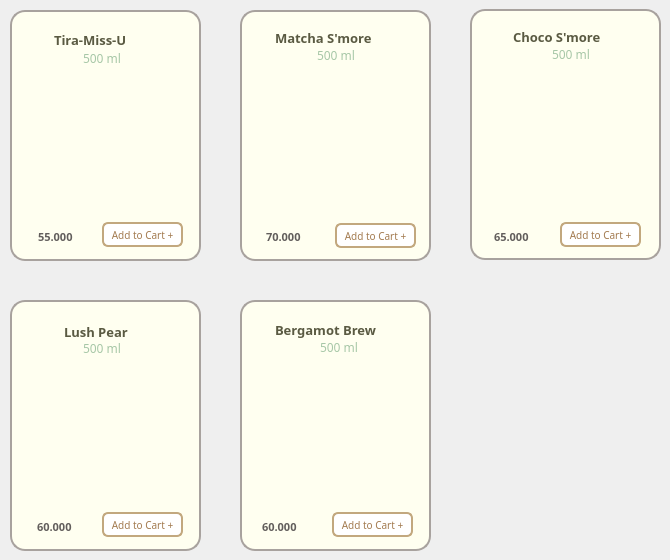
      <widget class="QWidget" name="page_Drinks">
       <widget class="QFrame" name="frame_drink_pear">
        <property name="geometry">
         <rect>
          <x>10</x>
          <y>300</y>
          <width>191</width>
          <height>251</height>
         </rect>
        </property>
        <property name="font">
         <font>
          <family>Mongolian Baiti</family>
         </font>
        </property>
        <property name="styleSheet">
         <string notr="true">background-color:#FFFFF0;
border-radius: 15px; 
border: 2px solid #A8A29E ;</string>
        </property>
        <property name="frameShape">
         <enum>QFrame::StyledPanel</enum>
        </property>
        <property name="frameShadow">
         <enum>QFrame::Raised</enum>
        </property>
        <widget class="QLabel" name="label_drink_pear">
         <property name="geometry">
          <rect>
           <x>-13</x>
           <y>-18</y>
           <width>211</width>
           <height>291</height>
          </rect>
         </property>
         <property name="sizePolicy">
          <sizepolicy hsizetype="Fixed" vsizetype="Fixed">
           <horstretch>25</horstretch>
           <verstretch>25</verstretch>
          </sizepolicy>
         </property>
         <property name="minimumSize">
          <size>
           <width>25</width>
           <height>25</height>
          </size>
         </property>
         <property name="maximumSize">
          <size>
           <width>16777215</width>
           <height>16777215</height>
          </size>
         </property>
         <property name="sizeIncrement">
          <size>
           <width>3</width>
           <height>0</height>
          </size>
         </property>
         <property name="font">
          <font>
           <family>Mongolian Baiti</family>
          </font>
         </property>
         <property name="styleSheet">
          <string notr="true">border:0px;
border-radius:0px;
background-color: transparent</string>
         </property>
         <property name="frameShape">
          <enum>QFrame::WinPanel</enum>
         </property>
         <property name="text">
          <string/>
         </property>
         <property name="pixmap">
          <pixmap>../images/image-removebg-preview (53).png</pixmap>
         </property>
         <property name="scaledContents">
          <bool>true</bool>
         </property>
        </widget>
        <widget class="QLabel" name="label_pear">
         <property name="geometry">
          <rect>
           <x>54</x>
           <y>22</y>
           <width>91</width>
           <height>20</height>
          </rect>
         </property>
         <property name="sizePolicy">
          <sizepolicy hsizetype="Fixed" vsizetype="Fixed">
           <horstretch>0</horstretch>
           <verstretch>0</verstretch>
          </sizepolicy>
         </property>
         <property name="font">
          <font>
           <family>Mongolian Baiti</family>
           <pointsize>10</pointsize>
           <weight>75</weight>
           <bold>true</bold>
          </font>
         </property>
         <property name="styleSheet">
          <string notr="true">border-radius: 0px;
border:0px solid;
color:#5A5A42</string>
         </property>
         <property name="text">
          <string>Lush Pear</string>
         </property>
        </widget>
        <widget class="QLabel" name="label_pear_size">
         <property name="geometry">
          <rect>
           <x>73</x>
           <y>40</y>
           <width>51</width>
           <height>16</height>
          </rect>
         </property>
         <property name="font">
          <font>
           <family>Mongolian Baiti</family>
           <pointsize>9</pointsize>
          </font>
         </property>
         <property name="styleSheet">
          <string notr="true">color: #A7C7A7;
border:0px</string>
         </property>
         <property name="text">
          <string>500 ml</string>
         </property>
        </widget>
        <widget class="QLabel" name="label_pear_price">
         <property name="geometry">
          <rect>
           <x>27</x>
           <y>219</y>
           <width>81</width>
           <height>16</height>
          </rect>
         </property>
         <property name="font">
          <font>
           <family>Mongolian Baiti</family>
           <pointsize>8</pointsize>
           <weight>75</weight>
           <bold>true</bold>
          </font>
         </property>
         <property name="styleSheet">
          <string notr="true">border:0px;
color: rgb(98, 94, 92);
</string>
         </property>
         <property name="text">
          <string>60.000</string>
         </property>
        </widget>
        <widget class="QPushButton" name="pushButton_add_pear">
         <property name="geometry">
          <rect>
           <x>92</x>
           <y>212</y>
           <width>81</width>
           <height>25</height>
          </rect>
         </property>
         <property name="maximumSize">
          <size>
           <width>16777207</width>
           <height>16777215</height>
          </size>
         </property>
         <property name="font">
          <font>
           <family>Mongolian Baiti</family>
           <pointsize>-1</pointsize>
          </font>
         </property>
         <property name="styleSheet">
          <string notr="true">QPushButton {
    background-color: white;
    color: #A37B50;
    border: 2px solid #C2A87E;
    border-radius: 6px;
    padding: 4px 5px;
    font-size: 10px;
}

QPushButton:hover {
    background-color: #F7F3EF;
}

QPushButton:pressed {
    background-color: #E6D5C3;
}
</string>
         </property>
         <property name="text">
          <string>Add to Cart +</string>
         </property>
        </widget>
       </widget>
       <widget class="QFrame" name="frame_drink_tira">
        <property name="geometry">
         <rect>
          <x>10</x>
          <y>10</y>
          <width>191</width>
          <height>251</height>
         </rect>
        </property>
        <property name="font">
         <font>
          <family>Mongolian Baiti</family>
         </font>
        </property>
        <property name="styleSheet">
         <string notr="true">background-color:#FFFFF0;
border-radius: 15px; 
border: 2px solid #A8A29E ;</string>
        </property>
        <property name="frameShape">
         <enum>QFrame::StyledPanel</enum>
        </property>
        <property name="frameShadow">
         <enum>QFrame::Raised</enum>
        </property>
        <widget class="QLabel" name="label_drink_tira">
         <property name="geometry">
          <rect>
           <x>0</x>
           <y>43</y>
           <width>181</width>
           <height>181</height>
          </rect>
         </property>
         <property name="sizePolicy">
          <sizepolicy hsizetype="Fixed" vsizetype="Fixed">
           <horstretch>25</horstretch>
           <verstretch>25</verstretch>
          </sizepolicy>
         </property>
         <property name="minimumSize">
          <size>
           <width>25</width>
           <height>25</height>
          </size>
         </property>
         <property name="maximumSize">
          <size>
           <width>16777215</width>
           <height>16777215</height>
          </size>
         </property>
         <property name="sizeIncrement">
          <size>
           <width>3</width>
           <height>0</height>
          </size>
         </property>
         <property name="font">
          <font>
           <family>Mongolian Baiti</family>
          </font>
         </property>
         <property name="styleSheet">
          <string notr="true">border:0px;
border-radius:0px;
background-color: transparent</string>
         </property>
         <property name="frameShape">
          <enum>QFrame::WinPanel</enum>
         </property>
         <property name="text">
          <string/>
         </property>
         <property name="pixmap">
          <pixmap>../images/image-removebg-preview (50).png</pixmap>
         </property>
         <property name="scaledContents">
          <bool>true</bool>
         </property>
        </widget>
        <widget class="QLabel" name="label_tira">
         <property name="geometry">
          <rect>
           <x>44</x>
           <y>20</y>
           <width>101</width>
           <height>20</height>
          </rect>
         </property>
         <property name="sizePolicy">
          <sizepolicy hsizetype="Fixed" vsizetype="Fixed">
           <horstretch>0</horstretch>
           <verstretch>0</verstretch>
          </sizepolicy>
         </property>
         <property name="font">
          <font>
           <family>Mongolian Baiti</family>
           <pointsize>10</pointsize>
           <weight>75</weight>
           <bold>true</bold>
          </font>
         </property>
         <property name="styleSheet">
          <string notr="true">border-radius: 0px;
border:0px solid;
color:#5A5A42</string>
         </property>
         <property name="text">
          <string>Tira-Miss-U</string>
         </property>
        </widget>
        <widget class="QLabel" name="label_tira_size">
         <property name="geometry">
          <rect>
           <x>73</x>
           <y>40</y>
           <width>51</width>
           <height>16</height>
          </rect>
         </property>
         <property name="font">
          <font>
           <family>Mongolian Baiti</family>
           <pointsize>9</pointsize>
          </font>
         </property>
         <property name="styleSheet">
          <string notr="true">color: #A7C7A7;
border:0px</string>
         </property>
         <property name="text">
          <string>500 ml</string>
         </property>
        </widget>
        <widget class="QLabel" name="label_tira_price">
         <property name="geometry">
          <rect>
           <x>28</x>
           <y>219</y>
           <width>81</width>
           <height>16</height>
          </rect>
         </property>
         <property name="font">
          <font>
           <family>Mongolian Baiti</family>
           <pointsize>8</pointsize>
           <weight>75</weight>
           <bold>true</bold>
          </font>
         </property>
         <property name="styleSheet">
          <string notr="true">border:0px;
color: rgb(98, 94, 92);
</string>
         </property>
         <property name="text">
          <string>55.000</string>
         </property>
        </widget>
        <widget class="QPushButton" name="pushButton_add_tira">
         <property name="geometry">
          <rect>
           <x>92</x>
           <y>212</y>
           <width>81</width>
           <height>25</height>
          </rect>
         </property>
         <property name="maximumSize">
          <size>
           <width>16777207</width>
           <height>16777215</height>
          </size>
         </property>
         <property name="font">
          <font>
           <family>Mongolian Baiti</family>
           <pointsize>-1</pointsize>
          </font>
         </property>
         <property name="styleSheet">
          <string notr="true">QPushButton {
    background-color: white;
    color: #A37B50;
    border: 2px solid #C2A87E;
    border-radius: 6px;
    padding: 4px 5px;
    font-size: 10px;
}

QPushButton:hover {
    background-color: #F7F3EF;
}

QPushButton:pressed {
    background-color: #E6D5C3;
}
</string>
         </property>
         <property name="text">
          <string>Add to Cart +</string>
         </property>
        </widget>
       </widget>
       <widget class="QFrame" name="frame_drink_matcha">
        <property name="geometry">
         <rect>
          <x>240</x>
          <y>10</y>
          <width>191</width>
          <height>251</height>
         </rect>
        </property>
        <property name="font">
         <font>
          <family>Mongolian Baiti</family>
         </font>
        </property>
        <property name="styleSheet">
         <string notr="true">background-color: #FFFFF0;
border-radius: 15px; 
border: 2px solid #A8A29E ;</string>
        </property>
        <property name="frameShape">
         <enum>QFrame::StyledPanel</enum>
        </property>
        <property name="frameShadow">
         <enum>QFrame::Raised</enum>
        </property>
        <widget class="QLabel" name="label_matcha">
         <property name="geometry">
          <rect>
           <x>35</x>
           <y>18</y>
           <width>131</width>
           <height>20</height>
          </rect>
         </property>
         <property name="font">
          <font>
           <family>Mongolian Baiti</family>
           <pointsize>10</pointsize>
           <weight>75</weight>
           <bold>true</bold>
          </font>
         </property>
         <property name="styleSheet">
          <string notr="true">border-radius: 0px;
border:0px solid;
color:#5A5A42</string>
         </property>
         <property name="text">
          <string>Matcha S'more </string>
         </property>
        </widget>
        <widget class="QLabel" name="label_drink_matcha">
         <property name="geometry">
          <rect>
           <x>0</x>
           <y>30</y>
           <width>191</width>
           <height>191</height>
          </rect>
         </property>
         <property name="font">
          <font>
           <family>Mongolian Baiti</family>
          </font>
         </property>
         <property name="cursor">
          <cursorShape>ArrowCursor</cursorShape>
         </property>
         <property name="styleSheet">
          <string notr="true">border:0px;
background-color: transparent;</string>
         </property>
         <property name="text">
          <string/>
         </property>
         <property name="pixmap">
          <pixmap>../images/image-removebg-preview (51).png</pixmap>
         </property>
         <property name="scaledContents">
          <bool>true</bool>
         </property>
        </widget>
        <widget class="QLabel" name="label_matcha_size">
         <property name="geometry">
          <rect>
           <x>77</x>
           <y>37</y>
           <width>51</width>
           <height>16</height>
          </rect>
         </property>
         <property name="font">
          <font>
           <family>Mongolian Baiti</family>
           <pointsize>9</pointsize>
          </font>
         </property>
         <property name="styleSheet">
          <string notr="true">color: #A7C7A7;
border:0px</string>
         </property>
         <property name="text">
          <string>500 ml</string>
         </property>
        </widget>
        <widget class="QPushButton" name="pushButton_add_matcha">
         <property name="geometry">
          <rect>
           <x>95</x>
           <y>213</y>
           <width>81</width>
           <height>25</height>
          </rect>
         </property>
         <property name="maximumSize">
          <size>
           <width>16777207</width>
           <height>16777215</height>
          </size>
         </property>
         <property name="font">
          <font>
           <family>Mongolian Baiti</family>
           <pointsize>-1</pointsize>
          </font>
         </property>
         <property name="styleSheet">
          <string notr="true">QPushButton {
    background-color: white;
    color: #A37B50;
    border: 2px solid #C2A87E;
    border-radius: 6px;
    padding: 4px 5px;
    font-size: 10px;
}

QPushButton:hover {
    background-color: #F7F3EF;
}

QPushButton:pressed {
    background-color: #E6D5C3;
}
</string>
         </property>
         <property name="text">
          <string>Add to Cart +</string>
         </property>
        </widget>
        <widget class="QLabel" name="label_matcha_price">
         <property name="geometry">
          <rect>
           <x>26</x>
           <y>219</y>
           <width>61</width>
           <height>16</height>
          </rect>
         </property>
         <property name="font">
          <font>
           <family>Mongolian Baiti</family>
           <pointsize>8</pointsize>
           <weight>75</weight>
           <bold>true</bold>
          </font>
         </property>
         <property name="styleSheet">
          <string notr="true">border:0px;
color: rgb(98, 94, 92);
</string>
         </property>
         <property name="text">
          <string>70.000</string>
         </property>
        </widget>
       </widget>
       <widget class="QFrame" name="frame_drink_choco">
        <property name="geometry">
         <rect>
          <x>470</x>
          <y>9</y>
          <width>191</width>
          <height>251</height>
         </rect>
        </property>
        <property name="font">
         <font>
          <family>Mongolian Baiti</family>
         </font>
        </property>
        <property name="styleSheet">
         <string notr="true">background-color:#FFFFF0;
border-radius: 15px; 
border: 2px solid #A8A29E ;</string>
        </property>
        <property name="frameShape">
         <enum>QFrame::StyledPanel</enum>
        </property>
        <property name="frameShadow">
         <enum>QFrame::Raised</enum>
        </property>
        <widget class="QLabel" name="label_choco_smore">
         <property name="geometry">
          <rect>
           <x>43</x>
           <y>18</y>
           <width>131</width>
           <height>20</height>
          </rect>
         </property>
         <property name="font">
          <font>
           <family>Mongolian Baiti</family>
           <pointsize>10</pointsize>
           <weight>75</weight>
           <bold>true</bold>
          </font>
         </property>
         <property name="styleSheet">
          <string notr="true">border-radius: 0px;
border:0px solid;
color:#5A5A42</string>
         </property>
         <property name="text">
          <string>Choco S'more</string>
         </property>
        </widget>
        <widget class="QLabel" name="label_choco_smore_size">
         <property name="geometry">
          <rect>
           <x>82</x>
           <y>37</y>
           <width>51</width>
           <height>16</height>
          </rect>
         </property>
         <property name="font">
          <font>
           <family>Mongolian Baiti</family>
           <pointsize>9</pointsize>
          </font>
         </property>
         <property name="styleSheet">
          <string notr="true">color: #A7C7A7;
border:0px</string>
         </property>
         <property name="text">
          <string>500 ml</string>
         </property>
        </widget>
        <widget class="QLabel" name="label_drink_choco">
         <property name="geometry">
          <rect>
           <x>10</x>
           <y>40</y>
           <width>181</width>
           <height>181</height>
          </rect>
         </property>
         <property name="sizePolicy">
          <sizepolicy hsizetype="Fixed" vsizetype="Ignored">
           <horstretch>0</horstretch>
           <verstretch>0</verstretch>
          </sizepolicy>
         </property>
         <property name="font">
          <font>
           <family>Mongolian Baiti</family>
          </font>
         </property>
         <property name="styleSheet">
          <string notr="true">border:0px;
background-color: transparent;</string>
         </property>
         <property name="text">
          <string/>
         </property>
         <property name="pixmap">
          <pixmap>../images/image-removebg-preview (52).png</pixmap>
         </property>
         <property name="scaledContents">
          <bool>true</bool>
         </property>
        </widget>
        <widget class="QPushButton" name="pushButton_add_choco_smore">
         <property name="geometry">
          <rect>
           <x>90</x>
           <y>213</y>
           <width>81</width>
           <height>25</height>
          </rect>
         </property>
         <property name="maximumSize">
          <size>
           <width>16777207</width>
           <height>16777215</height>
          </size>
         </property>
         <property name="font">
          <font>
           <family>Mongolian Baiti</family>
           <pointsize>-1</pointsize>
          </font>
         </property>
         <property name="styleSheet">
          <string notr="true">QPushButton {
    background-color: white;
    color: #A37B50;
    border: 2px solid #C2A87E;
    border-radius: 6px;
    padding: 4px 5px;
    font-size: 10px;
}

QPushButton:hover {
    background-color: #F7F3EF;
}

QPushButton:pressed {
    background-color: #E6D5C3;
}
</string>
         </property>
         <property name="text">
          <string>Add to Cart +</string>
         </property>
        </widget>
        <widget class="QLabel" name="label_choco_smore_price">
         <property name="geometry">
          <rect>
           <x>24</x>
           <y>220</y>
           <width>61</width>
           <height>16</height>
          </rect>
         </property>
         <property name="font">
          <font>
           <family>Mongolian Baiti</family>
           <pointsize>8</pointsize>
           <weight>75</weight>
           <bold>true</bold>
          </font>
         </property>
         <property name="styleSheet">
          <string notr="true">border:0px;
color: rgb(98, 94, 92);
</string>
         </property>
         <property name="text">
          <string>65.000</string>
         </property>
        </widget>
        <zorder>label_drink_choco</zorder>
        <zorder>label_choco_smore</zorder>
        <zorder>label_choco_smore_size</zorder>
        <zorder>pushButton_add_choco_smore</zorder>
        <zorder>label_choco_smore_price</zorder>
       </widget>
       <widget class="QFrame" name="frame_drink_brew">
        <property name="geometry">
         <rect>
          <x>240</x>
          <y>300</y>
          <width>191</width>
          <height>251</height>
         </rect>
        </property>
        <property name="font">
         <font>
          <family>Mongolian Baiti</family>
         </font>
        </property>
        <property name="styleSheet">
         <string notr="true">background-color:#FFFFF0;
border-radius: 15px; 
border: 2px solid #A8A29E ;</string>
        </property>
        <property name="frameShape">
         <enum>QFrame::StyledPanel</enum>
        </property>
        <property name="frameShadow">
         <enum>QFrame::Raised</enum>
        </property>
        <widget class="QLabel" name="label_drink_brew">
         <property name="geometry">
          <rect>
           <x>-20</x>
           <y>16</y>
           <width>241</width>
           <height>231</height>
          </rect>
         </property>
         <property name="sizePolicy">
          <sizepolicy hsizetype="Fixed" vsizetype="Fixed">
           <horstretch>25</horstretch>
           <verstretch>25</verstretch>
          </sizepolicy>
         </property>
         <property name="minimumSize">
          <size>
           <width>25</width>
           <height>25</height>
          </size>
         </property>
         <property name="maximumSize">
          <size>
           <width>16777215</width>
           <height>16777215</height>
          </size>
         </property>
         <property name="sizeIncrement">
          <size>
           <width>3</width>
           <height>0</height>
          </size>
         </property>
         <property name="font">
          <font>
           <family>Mongolian Baiti</family>
          </font>
         </property>
         <property name="styleSheet">
          <string notr="true">border:0px;
border-radius:0px;
background-color: transparent</string>
         </property>
         <property name="frameShape">
          <enum>QFrame::WinPanel</enum>
         </property>
         <property name="text">
          <string/>
         </property>
         <property name="pixmap">
          <pixmap>../images/image-removebg-preview (54).png</pixmap>
         </property>
         <property name="scaledContents">
          <bool>true</bool>
         </property>
        </widget>
        <widget class="QLabel" name="label_brew">
         <property name="geometry">
          <rect>
           <x>35</x>
           <y>20</y>
           <width>141</width>
           <height>20</height>
          </rect>
         </property>
         <property name="sizePolicy">
          <sizepolicy hsizetype="Fixed" vsizetype="Fixed">
           <horstretch>0</horstretch>
           <verstretch>0</verstretch>
          </sizepolicy>
         </property>
         <property name="font">
          <font>
           <family>Mongolian Baiti</family>
           <pointsize>10</pointsize>
           <weight>75</weight>
           <bold>true</bold>
          </font>
         </property>
         <property name="styleSheet">
          <string notr="true">border-radius: 0px;
border:0px solid;
color:#5A5A42</string>
         </property>
         <property name="text">
          <string>Bergamot Brew</string>
         </property>
        </widget>
        <widget class="QLabel" name="label_brew_size">
         <property name="geometry">
          <rect>
           <x>80</x>
           <y>39</y>
           <width>51</width>
           <height>16</height>
          </rect>
         </property>
         <property name="font">
          <font>
           <family>Mongolian Baiti</family>
           <pointsize>9</pointsize>
          </font>
         </property>
         <property name="styleSheet">
          <string notr="true">color: #A7C7A7;
border:0px</string>
         </property>
         <property name="text">
          <string>500 ml</string>
         </property>
        </widget>
        <widget class="QLabel" name="label_brew_price">
         <property name="geometry">
          <rect>
           <x>22</x>
           <y>219</y>
           <width>81</width>
           <height>16</height>
          </rect>
         </property>
         <property name="font">
          <font>
           <family>Mongolian Baiti</family>
           <pointsize>8</pointsize>
           <weight>75</weight>
           <bold>true</bold>
          </font>
         </property>
         <property name="styleSheet">
          <string notr="true">border:0px;
color: rgb(98, 94, 92);
</string>
         </property>
         <property name="text">
          <string>60.000</string>
         </property>
        </widget>
        <widget class="QPushButton" name="pushButton_add_brew">
         <property name="geometry">
          <rect>
           <x>92</x>
           <y>212</y>
           <width>81</width>
           <height>25</height>
          </rect>
         </property>
         <property name="maximumSize">
          <size>
           <width>16777207</width>
           <height>16777215</height>
          </size>
         </property>
         <property name="font">
          <font>
           <family>Mongolian Baiti</family>
           <pointsize>-1</pointsize>
          </font>
         </property>
         <property name="styleSheet">
          <string notr="true">QPushButton {
    background-color: white;
    color: #A37B50;
    border: 2px solid #C2A87E;
    border-radius: 6px;
    padding: 4px 5px;
    font-size: 10px;
}

QPushButton:hover {
    background-color: #F7F3EF;
}

QPushButton:pressed {
    background-color: #E6D5C3;
}
</string>
         </property>
         <property name="text">
          <string>Add to Cart +</string>
         </property>
        </widget>
       </widget>
      </widget>
